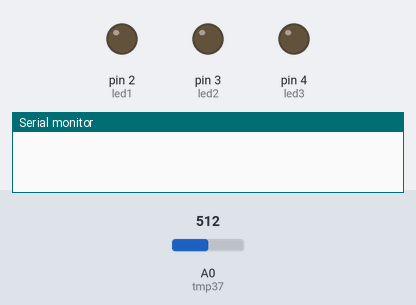
This program was run on a simulated Arduino Uno, built with avr-gcc and run on an emulated ATmega328P. Shown: output pins drawn as LEDs (lit = HIGH), the last lines printed to the serial monitor. Inputs (shaded band) come from the test bench; at power-on: A0 (tmp37) = 512.

Above: at 0.1 s.
At 1.1 s:
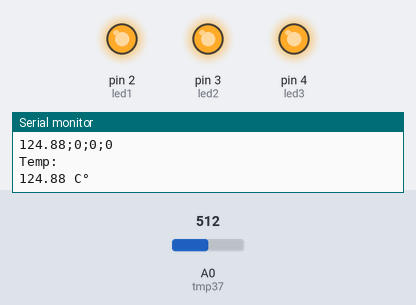
Timing chart, 0 to 2.6 s (numbered marks = the images above):
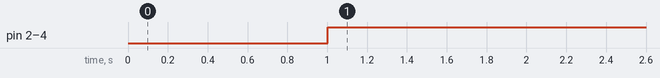

The program:

main.cpp
```cpp
#include <Arduino.h>

#define led1 2
#define led2 3
#define led3 4
#define tmp37 A0
float tmp;
int ledstate1;
int ledstate2;
int ledstate3;
String inputString = "";     // a String to hold incoming data
bool stringComplete = false; // whether the string is complete
void setup()
{
  pinMode(led1, OUTPUT);
  pinMode(led2, OUTPUT);
  pinMode(led3, OUTPUT);
  pinMode(tmp37, INPUT);
  Serial.begin(9600);
  inputString.reserve(200);
}

void loop()
{
  tmp = (analogRead(tmp37) / 4.1);
  if (stringComplete)
  {

    if (inputString == "rt\n")
    {
      Serial.println(tmp);
    }
    // clear the string:
    inputString = "";
    stringComplete = false;
  }
  delay(1000);
 Serial.println(tmp + (String) ";"  + (String) + ledstate1 +  (String) ";"  + (String) + ledstate2 +  (String) ";"  + (String) + ledstate3);
   Serial.println("Temp:");
 Serial.print(tmp);
 Serial.print(" C°");

  if (tmp >= 24.00)
  { ledstate1 = 1;
    digitalWrite(led1, HIGH);
  }
  else
  {
    ledstate1 = 0;
    digitalWrite(led1, LOW);
  }
  if (tmp > 25.00)
  {
    ledstate1 = 1;
    ledstate2 = 1;
    digitalWrite(led1, HIGH);
    digitalWrite(led2, HIGH);
  }
  else
  {
    ledstate2 = 0;
    digitalWrite(led2, LOW);
  }
  if (tmp > 26.00)
  {
    ledstate1 = 1;
    ledstate2 = 1;
    ledstate3 = 1;
    digitalWrite(led1, HIGH);
    digitalWrite(led2, HIGH);
    digitalWrite(led3, HIGH);
  }
  else
  {
    ledstate3 = 0;
    digitalWrite(led3, LOW);
  }
}

void serialEvent()
{
  while (Serial.available())
  {

    char inChar = (char)Serial.read();
     inputString += inChar;
    if (inChar == '\n')
    {
      stringComplete = true;
    }
  }
}
```

Measured:
- by itself, pin 2 (led1), pin 3 (led2), pin 4 (led3): LOW → HIGH at 1.0 s
